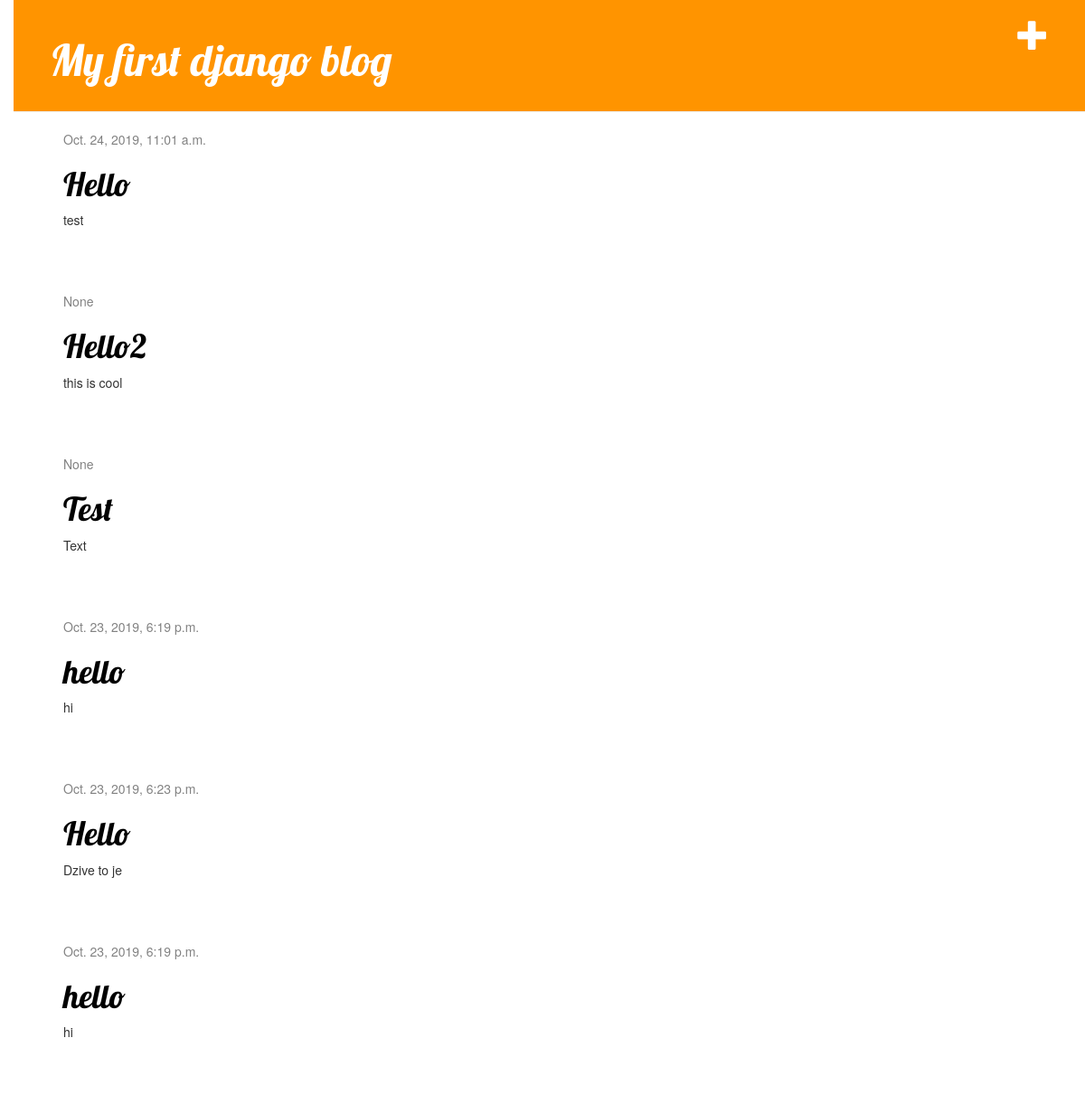
The page / on the database its author committed.
### blog/models.py (models this page shows, shortened)
class Post(models.Model):
    author = models.ForeignKey('auth.User', on_delete=models.CASCADE)
    title = models.CharField(max_length=200)
    text = models.TextField()
    created_date = models.DateTimeField(
            default=timezone.now)
    published_date = models.DateTimeField(
            blank=True, null=True)

### blog/views.py (the view)
# urls.py: path('', views.post_list, name='post_list'),
def post_list(request):
    posts = Post.objects.all()
    return render(request, 'blog/post_list.html', {'posts': posts})

### blog/templates/blog/post_list.html
{% extends 'blog/base.html' %}
{% block content %}
    {% for post in posts %}
        <div class="post">
            <div class="date">
                {{ post.published_date }}
            </div>
            <h1><a href="{% url 'post_detail' pk=post.pk %}">{{ post.title }}</a></h1>
            <p>{{ post.text|linebreaksbr }}</p>
        </div>
    {% endfor %}
{% endblock %}

### blog/templates/blog/base.html (shortened to what this page needs)
{% load static %}
<html>
    <head>
        <link rel="stylesheet" href="//maxcdn.bootstrapcdn.com/bootstrap/3.2.0/css/bootstrap.min.css">
        <link rel="stylesheet" href="//maxcdn.bootstrapcdn.com/bootstrap/3.2.0/css/bootstrap-theme.min.css">
        <link rel="stylesheet" href="{% static 'css/blog.css' %}">
    </head>
    <body>
        <div class="page-header">
                <a href="{% url 'post_new' %}" class="top-menu"><span class="glyphicon glyphicon-plus"></span></a>
            <h1><a href="/">My first django blog</a></h1>
        </div>
        <div class="content container">
            <div class="row">
                <div class="col-md-8">
                {% block content %}
                {% endblock %}
                </div>
            </div>
        </div>
    </body>
</html>

### blog/static/css/blog.css (style rules this page uses)
h1 a { color: #FCA205; font-family: 'Lobster'; }
body { padding-left: 15px; }
.page-header { background-color: #ff9400; margin-top: 0; padding: 20px 20px 20px 40px; }
.page-header h1, .page-header h1 a, .page-header h1 a:visited, .page-header h1 a:active { color: #ffffff; font-size: 36pt; text-decoration: none; }
.content { margin-left: 40px; }
h1, h2, h3, h4 { font-family: 'Lobster', cursive; }
.date { color: #828282; }
.top-menu, .top-menu:hover, .top-menu:visited { color: #ffffff; float: right; font-size: 26pt; margin-right: 20px; }
.post { margin-bottom: 70px; }
.post h1 a, .post h1 a:visited { color: #000000; }

### rows shown on the page
Post: published_date "Oct. 24, 2019, 11:01 a.m.", title "Hello", text "test"
Post: published_date "None", title "Hello2", text "this is cool"
Post: published_date "None", title "Test", text "Text"
Post: published_date "Oct. 23, 2019, 6:19 p.m.", title "hello", text "hi"
Post: published_date "Oct. 23, 2019, 6:23 p.m.", title "Hello", text "Dzive to je"
Post: published_date "Oct. 23, 2019, 6:19 p.m.", title "hello", text "hi"
